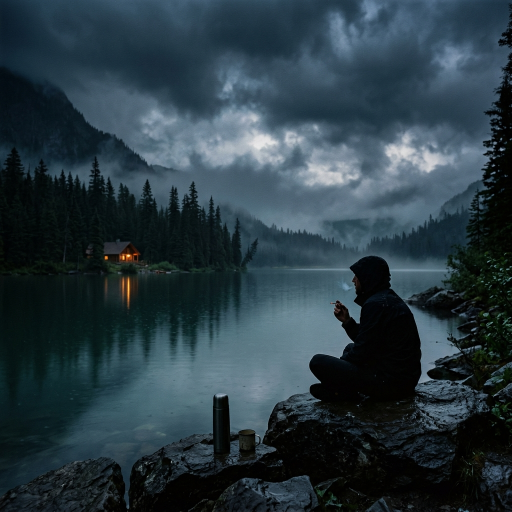
#> input picture assets/images/lake_guy.png, 1024 x 1024 px, found by its file name (shown at 1/2 size)
$ python find_exact_pixel.py
#> lines starting #> are read from the running program, lines starting #| are printed output that depends on the picture
from PIL import Image, ImageDraw

img = Image.open('c:/laragon/www/my_vibe/assets/images/lake_guy.png').convert('RGB')
#> img is the input picture: PIL image 1024x1024 RGB; mean R, G, B 41.6, 58.4, 66.7
w, h = img.size
#> w = 1024; h = 1024

# We know the cigarette tip is around x = 60.5% to 62.0%, y = 57.5% to 59.0%
# Let's crop this region and save it with a pixel-level grid and labels
x1 = int(w * 0.59)
#> x1 = 604
y1 = int(h * 0.56)
#> y1 = 573
x2 = int(w * 0.65)
#> x2 = 665
y2 = int(h * 0.62)
#> y2 = 634

crop = img.crop((x1, y1, x2, y2))
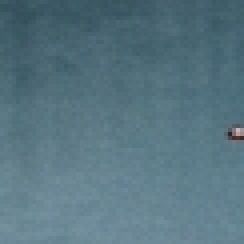
#> crop: PIL image 61x61 RGB (shown 4 times larger); mean R, G, B 87.9, 116.8, 128.9
# Resize 10x for extremely clear visualization of pixels
scale = 10
large = crop.resize((crop.width * scale, crop.height * scale), Image.NEAREST)
draw = ImageDraw.Draw(large)

# Draw a grid and pixel coordinate labels
for x_val in range(x1, x2):
    lx = (x_val - x1) * scale
    draw.line([(lx, 0), (lx, large.height)], fill=(50, 50, 50), width=1)
    # Add label every 5 pixels
    if x_val % 5 == 0:
        draw.text((lx + 2, 2), f"{x_val}\n({x_val/w:.3f})", fill=(255, 255, 255))

for y_val in range(y1, y2):
    ly = (y_val - y1) * scale
    draw.line([(0, ly), (large.width, ly)], fill=(50, 50, 50), width=1)
    # Add label every 5 pixels
    if y_val % 5 == 0:
        draw.text((2, ly + 2), f"{y_val}\n({y_val/h:.3f})", fill=(255, 255, 255))

# Let's also print out the RGB and brightness of pixels in this region to find the white tip.
# The white tip of the cigarette should be significantly brighter than the dark background water/silhouette.
print("Scanning for the cigarette tip pixels:")
for y_val in range(int(h * 0.57), int(h * 0.60)):
    row_str = f"y={y_val} ({y_val/h:.3f}): "
    for x_val in range(int(w * 0.60), int(w * 0.63)):
        r, g, b = img.getpixel((x_val, y_val))
        brightness = (r + g + b) // 3
        # print bright pixels
        if brightness > 90:
            row_str += f"x={x_val}({brightness}) "
    if "x=" in row_str:
        print(row_str)

# Save
dest_path = 'C:/Users/LENOVO/.gemini/antigravity-ide/brain/70d14234-39af-44f8-a996-b4b7f4ef5622/pixel_grid.png'
large.save(dest_path)
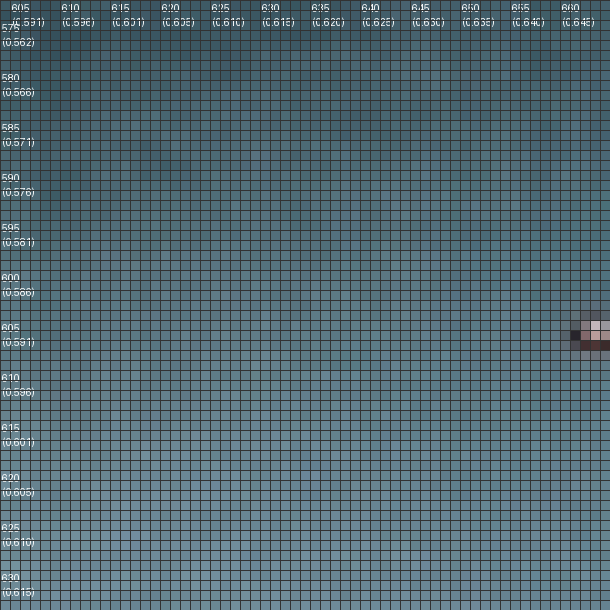
#> saved as pixel_grid.png: PIL image 610x610 RGB; mean R, G, B 81.9, 105.1, 114.9
print(f"Saved pixel grid to {dest_path}")

$ run again, with assets/images/rainy_forest.jpg saved as assets/images/lake_guy.png
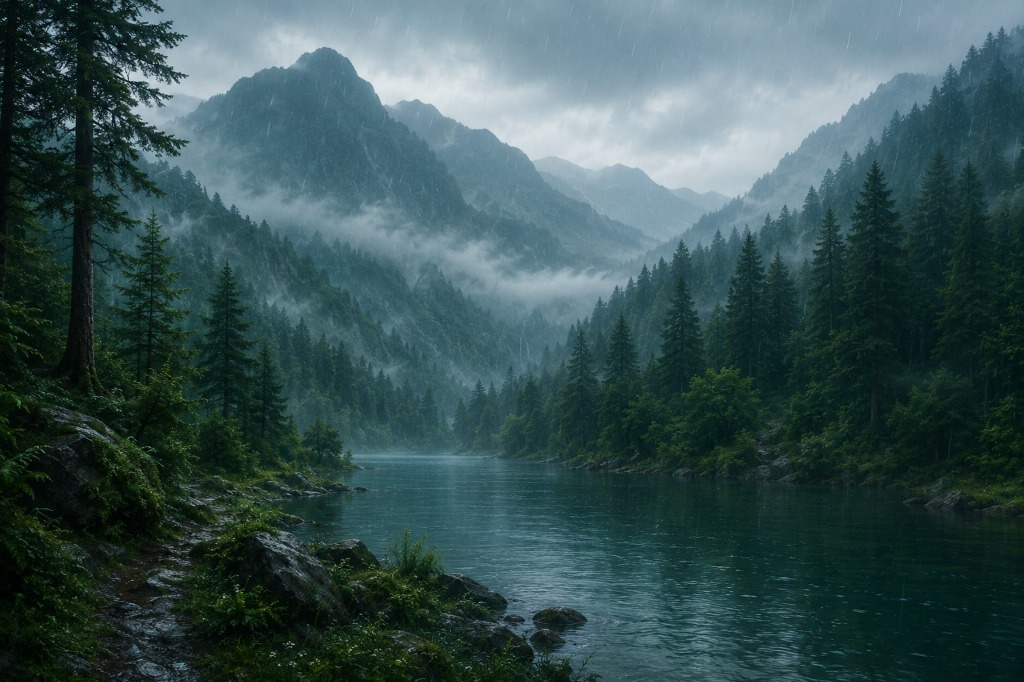
#> input picture assets/images/rainy_forest.jpg, 1024 x 682 px, found by its file name
#> img is the input picture: PIL image 1024x682 RGB; mean R, G, B 56.5, 82.1, 83.3
#> `crop = img.crop((x1, y1, x2, y2))`:
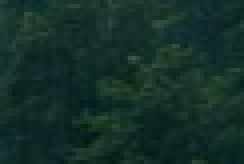
#> crop: PIL image 61x41 RGB (shown 4 times larger); mean R, G, B 20, 47.4, 40.6
#> `large.save(dest_path)`:
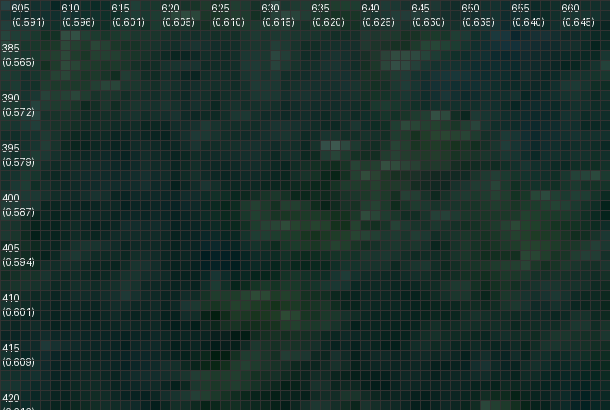
#> saved as pixel_grid.png: PIL image 610x410 RGB; mean R, G, B 27.6, 49.5, 44.1
